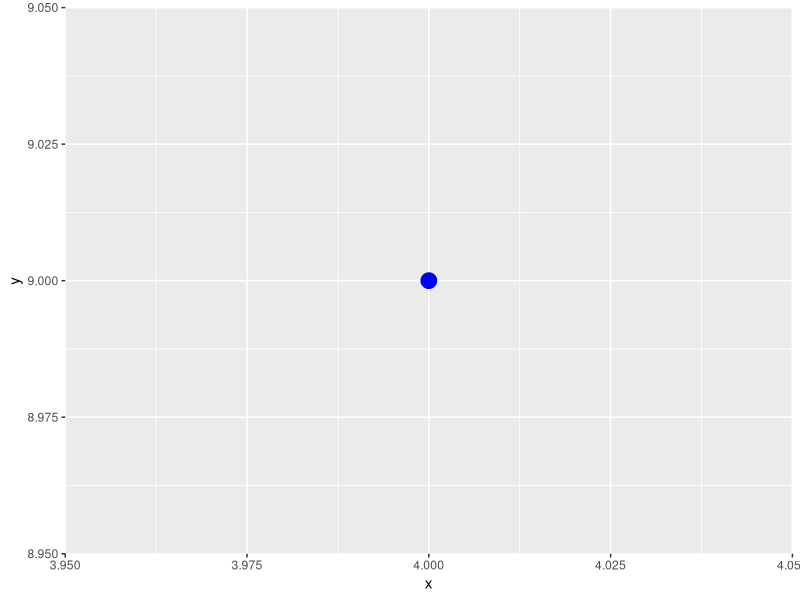
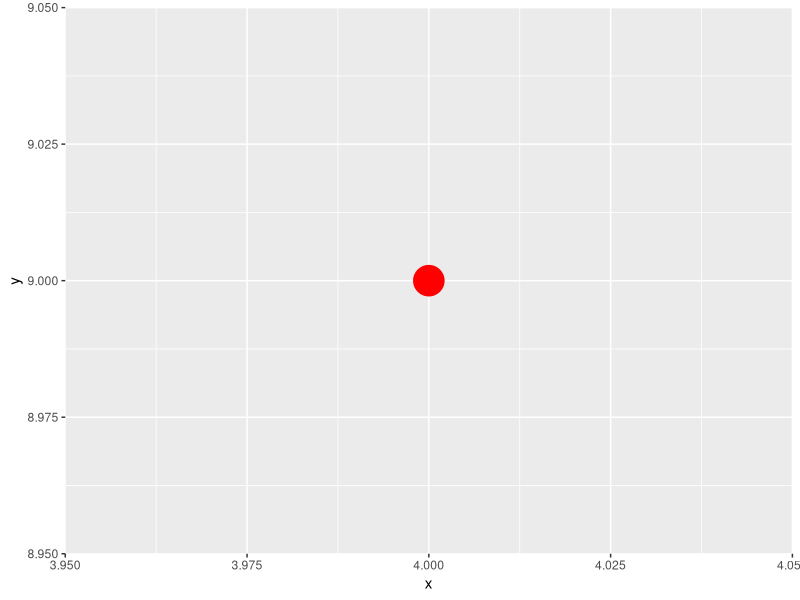

These charts were generated, in order, by the following R code:
a<-2
b<-5
x<-c(2,3,4,5,6,7,8,9)
x[3:6]
x[-3:-6]
x<-c(3,6,8)
y<-c(1,2,3)
s<-c(4,5,6)
D<-data.frame(x,y,s)
library(ggplot2)
x<-4
y<-9
dat<-data.frame(x,y)
ggplot()+geom_point(data=dat,aes(x=x,y=y),size=5,color="blue")
ggplot()+geom_point(data=dat,aes(x=x,y=y),size=10,color="red")
